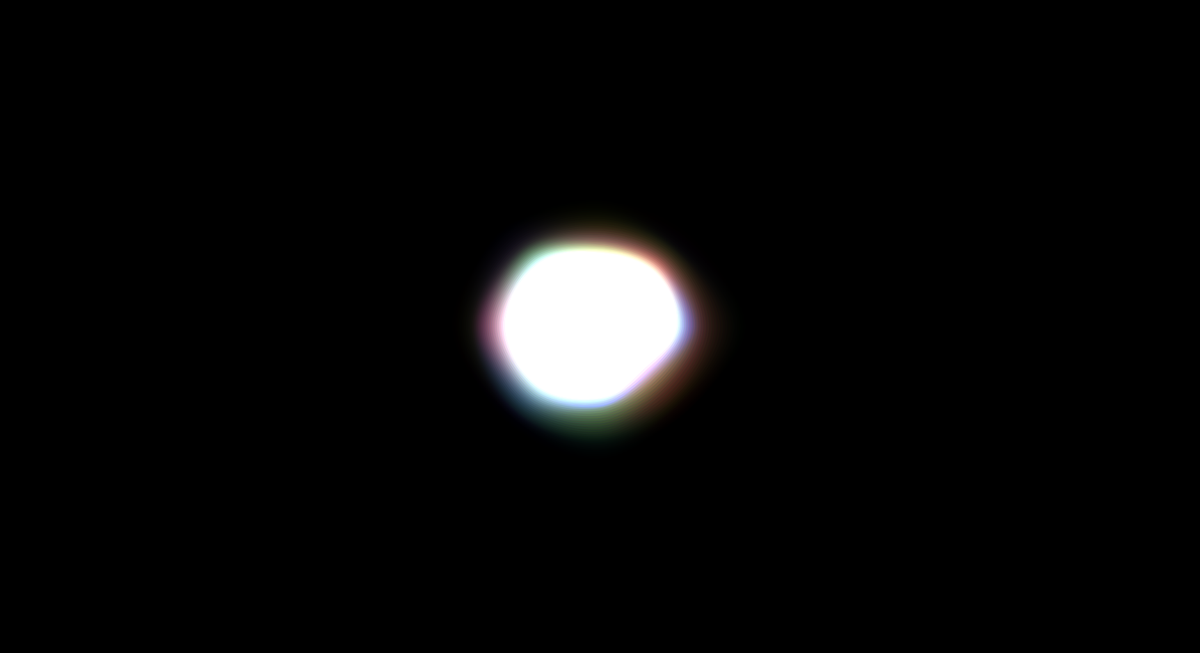
Frame 1 (no input)
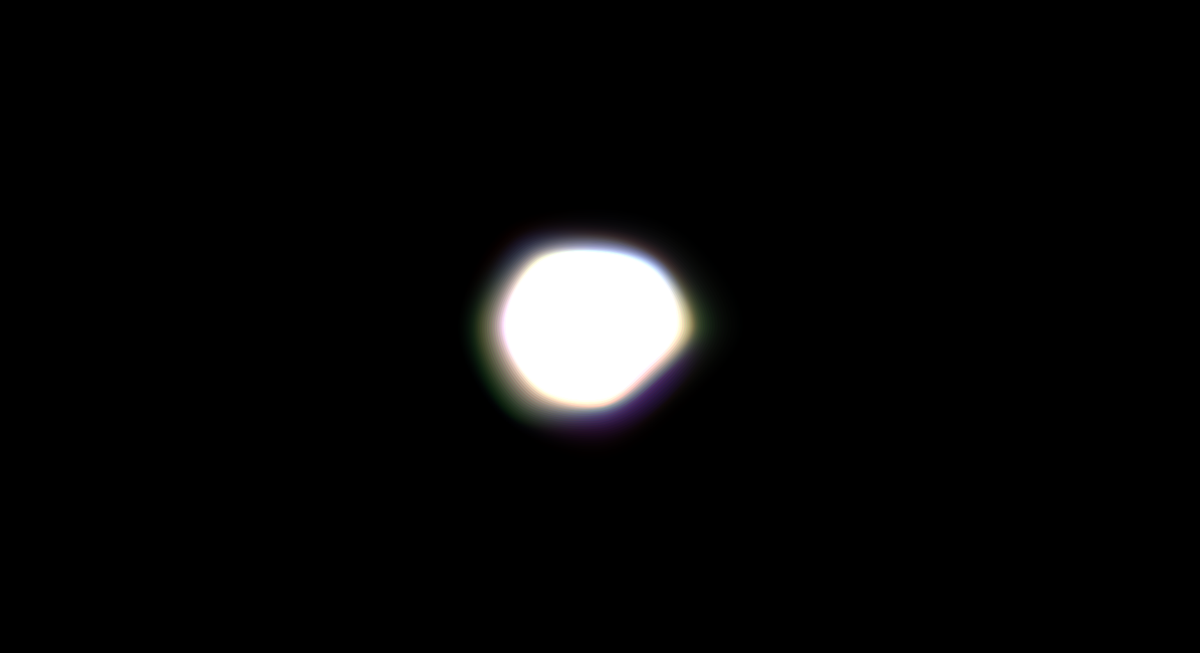
Frame 60 (no input)
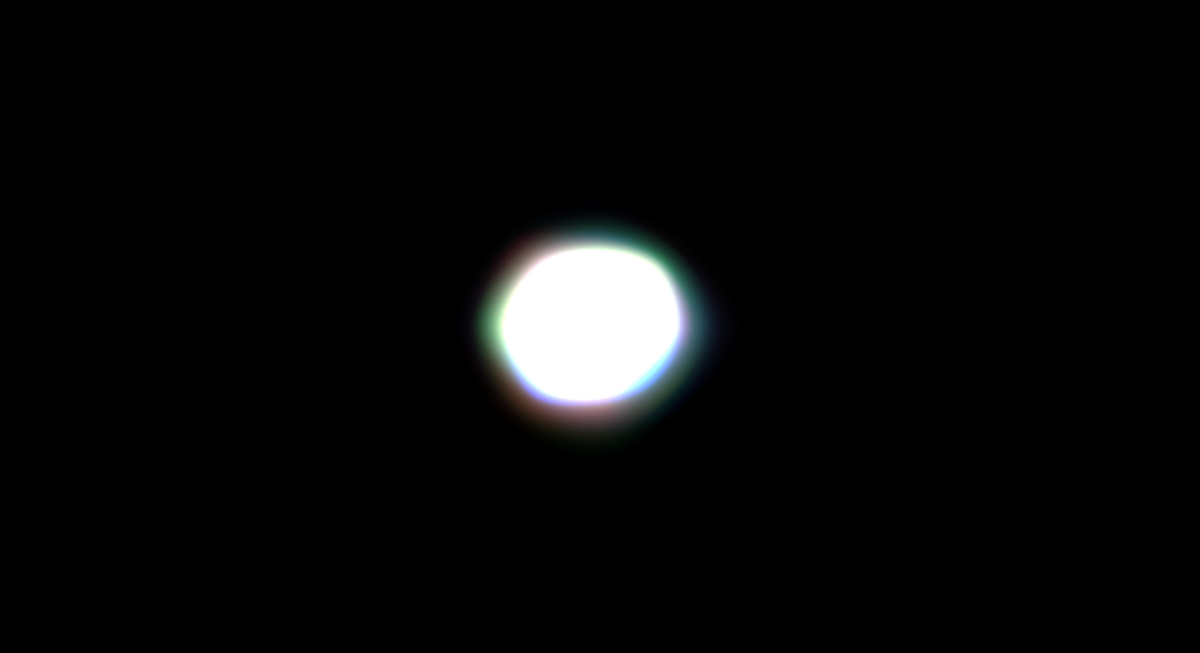
Frame 120 (the mouse pressed at the canvas centre since frame 60)

The p5.js sketch that drew these frames (run headless with seeded random() and noise() and a simulated clock; from frame 60 on, the mouse is pressed at the canvas centre):

// p5.js sketch
// ── sketch.js
let kMax;
let step;
let n = 80; // number of blobs
let radius = 20; // diameter of the circle
let inter = 1; // difference between the sizes of two blobs
let maxNoise = 250;

let noiseProg = (x) => (x);

function setup() {
  createCanvas(1725, 940);
  //colorMode(HSB, 1);
	angleMode(DEGREES);
  noFill();
	//noLoop();
	kMax = random(0.6, 1.0);
	step = 0.01;
	noStroke();
}

function draw() {
	blendMode(BLEND);
  background(0);
	blendMode(ADD);
  let t = frameCount/150;
  for (let i = n; i > 0; i--) {
		let alpha = pow(1 - noiseProg(i / n), 3);
		let size = radius + i * inter;
		let k = kMax * sqrt(i/n);
		let noisiness = maxNoise * noiseProg(i / n);
		
		fill(255, 0, 0, alpha*255);
    blob(size, width/2, height/2, k, t - i * step, noisiness);
		
		fill(0, 255, 0, alpha*255);
    blob(size, width/2, height/2, k, t - i * step + 0.2, noisiness);
		
		fill(0, 0, 255, alpha*255);
    blob(size, width/2, height/2, k, t - i * step + 0.4, noisiness);
  }
}

function blob(size, xCenter, yCenter, k, t, noisiness) {
  beginShape();
	let angleStep = 360 / 8;
  for (let theta = 0; theta <= 360 + 2 * angleStep; theta += angleStep) {
    let r1, r2;
		/*
    if (theta < PI / 2) {
      r1 = cos(theta);
      r2 = 1;
    } else if (theta < PI) {
      r1 = 0;
      r2 = sin(theta);
    } else if (theta < 3 * PI / 2) {
      r1 = sin(theta);
      r2 = 0;
    } else {
      r1 = 1;
      r2 = cos(theta);
    }
		*/
		r1 = cos(theta)+1;
		r2 = sin(theta)+1;
    let r = size + noise(k * r1,  k * r2, t) * noisiness;
    let x = xCenter + r * cos(theta);
    let y = yCenter + r * sin(theta);
    curveVertex(x, y);
  }
  endShape();
}
